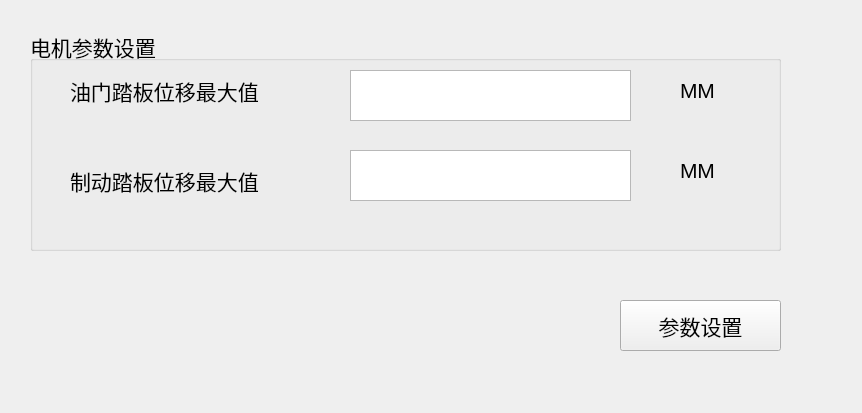
<?xml version="1.0" encoding="UTF-8"?>
<ui version="4.0">
 <class>SetParClass</class>
 <widget class="QWidget" name="SetParClass">
  <property name="geometry">
   <rect>
    <x>0</x>
    <y>0</y>
    <width>862</width>
    <height>413</height>
   </rect>
  </property>
  <property name="windowTitle">
   <string>参数设置</string>
  </property>
  <widget class="QGroupBox" name="groupBox">
   <property name="geometry">
    <rect>
     <x>30</x>
     <y>30</y>
     <width>751</width>
     <height>221</height>
    </rect>
   </property>
   <property name="font">
    <font>
     <family>Arial</family>
     <pointsize>16</pointsize>
    </font>
   </property>
   <property name="title">
    <string>电机参数设置</string>
   </property>
   <widget class="QLabel" name="label">
    <property name="geometry">
     <rect>
      <x>40</x>
      <y>40</y>
      <width>261</width>
      <height>41</height>
     </rect>
    </property>
    <property name="text">
     <string>油门踏板位移最大值</string>
    </property>
   </widget>
   <widget class="QTextEdit" name="textEdit">
    <property name="geometry">
     <rect>
      <x>320</x>
      <y>40</y>
      <width>281</width>
      <height>51</height>
     </rect>
    </property>
   </widget>
   <widget class="QLabel" name="label_2">
    <property name="geometry">
     <rect>
      <x>40</x>
      <y>130</y>
      <width>251</width>
      <height>41</height>
     </rect>
    </property>
    <property name="text">
     <string>制动踏板位移最大值</string>
    </property>
   </widget>
   <widget class="QTextEdit" name="textEdit_2">
    <property name="geometry">
     <rect>
      <x>320</x>
      <y>120</y>
      <width>281</width>
      <height>51</height>
     </rect>
    </property>
   </widget>
   <widget class="QLabel" name="label_5">
    <property name="geometry">
     <rect>
      <x>650</x>
      <y>120</y>
      <width>51</width>
      <height>41</height>
     </rect>
    </property>
    <property name="text">
     <string>MM</string>
    </property>
   </widget>
   <widget class="QLabel" name="label_6">
    <property name="geometry">
     <rect>
      <x>650</x>
      <y>40</y>
      <width>51</width>
      <height>41</height>
     </rect>
    </property>
    <property name="text">
     <string>MM</string>
    </property>
   </widget>
  </widget>
  <widget class="QPushButton" name="pushButton">
   <property name="geometry">
    <rect>
     <x>620</x>
     <y>300</y>
     <width>161</width>
     <height>51</height>
    </rect>
   </property>
   <property name="font">
    <font>
     <family>Arial</family>
     <pointsize>16</pointsize>
    </font>
   </property>
   <property name="text">
    <string>参数设置</string>
   </property>
  </widget>
 </widget>
 <layoutdefault spacing="6" margin="11"/>
 <resources/>
 <connections/>
</ui>
